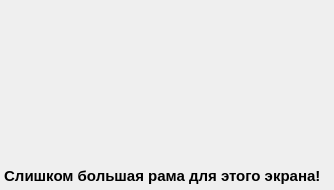
<?xml version="1.0" encoding="UTF-8"?>
<ui version="4.0">
 <class>Dialog</class>
 <widget class="QDialog" name="Dialog">
  <property name="geometry">
   <rect>
    <x>0</x>
    <y>0</y>
    <width>334</width>
    <height>190</height>
   </rect>
  </property>
  <property name="windowTitle">
   <string>Операция прервана</string>
  </property>
  <widget class="QLabel" name="label">
   <property name="geometry">
    <rect>
     <x>0</x>
     <y>0</y>
     <width>334</width>
     <height>192</height>
    </rect>
   </property>
   <property name="text">
    <string/>
   </property>
   <property name="pixmap">
    <pixmap>pics/frame/frameerr.jpg</pixmap>
   </property>
   <property name="scaledContents">
    <bool>true</bool>
   </property>
  </widget>
  <widget class="QLabel" name="label_2">
   <property name="geometry">
    <rect>
     <x>0</x>
     <y>160</y>
     <width>341</width>
     <height>31</height>
    </rect>
   </property>
   <property name="font">
    <font>
     <pointsize>11</pointsize>
     <weight>75</weight>
     <bold>true</bold>
    </font>
   </property>
   <property name="autoFillBackground">
    <bool>true</bool>
   </property>
   <property name="text">
    <string> Слишком большая рама для этого экрана!</string>
   </property>
  </widget>
 </widget>
 <resources/>
 <connections/>
</ui>
